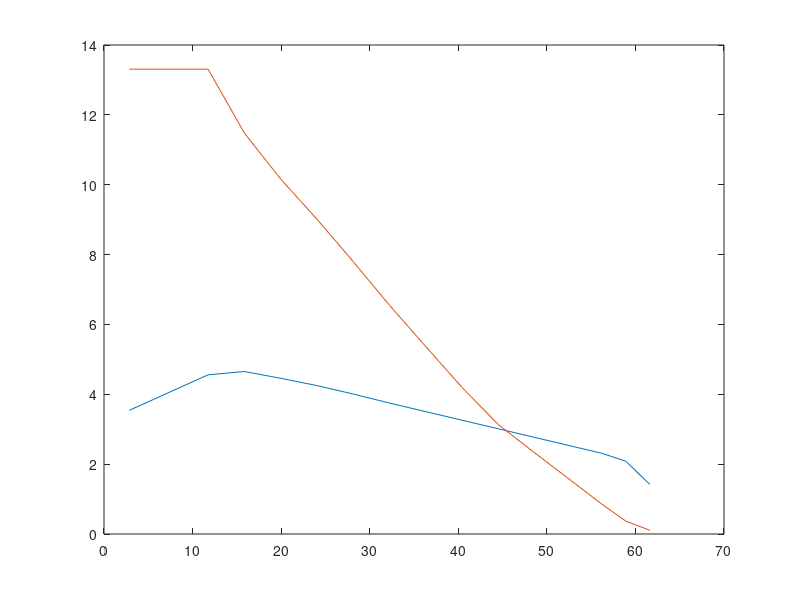

Write MATLAB code to recreate this figure.
%{
% ENME 337, Final Project 
% Due Dec 3, 2018 WOOOOOO WOOOOO #2
%}
close all; clear; clc;

p = 1.23;
a_c = 0.2; 
cut_in = 3;
cut_off = 25; 

load('DataFiles/radius.dat'); load('DataFiles/omega.dat'); load('DataFiles/twist.dat');
load('DataFiles/chord.dat'); load('DataFiles/DU21.dat'); load('DataFiles/DU30.dat');
load('DataFiles/DU35.dat'); load('DataFiles/DU40.dat'); load('DataFiles/NACA64.dat');
%Sets of functions wrt r
r = radius'   ; % radial positions along the blade r 
chord = chord'; % chord of the blade at different radial positions
twist = twist'; % twist angle of the blade in degrees at different radial positions 

w = omega';    % rotational speed for different wind speeds
B = 3;
%just plot this for the hell of it (you can get rid of this later)
plot(r,chord,r,twist);

%% Computation of Power Production
% (1)  -  Initialize a? and a.
a = 100;
a_p = 100;

% (2)  -  Compute the flow angle.
tan_psi = @(A, Ap, V0, Omega, R) ((1-A)*V0)/((1+Ap)*Omega*R); %adds function for tan(psi)
psi = @(A, Ap, V0, Omega, R) arctan(tan_psi(A, Ap, V0, Omega, R)); %inverse tans to find psi

% (3)  -  Compute local angle of attack
alpha = @(Psi,Theta) Psi - Theta;

% (4)  -  Determine C1(alpha) and C2(alpha) according to the given airfoil profile

% (5)  -  Compute normalized force Cn and Ct
Cn = @(Cl,Cd,Psi) (Cl*cos(Psi))+(Cd*sin(Psi));
Ct = @(Cl,Cd,Psi) (Cl*sin(Psi))-(Cd*cos(Psi));

% (6)  -  Calculate a' and a
% c = @(R) local chord at position r => I think you need to do the
% interpolation but who knows
% sigma = @(R,B)  


% (7)  -  Apply the following correction (called Glauert correction) for
                %large values of a
                
% (8)  -  If a? and a has changed more than a certain tolerance (use 1e-6), go to step (2) or
                %else proceed to the next step

        
        


